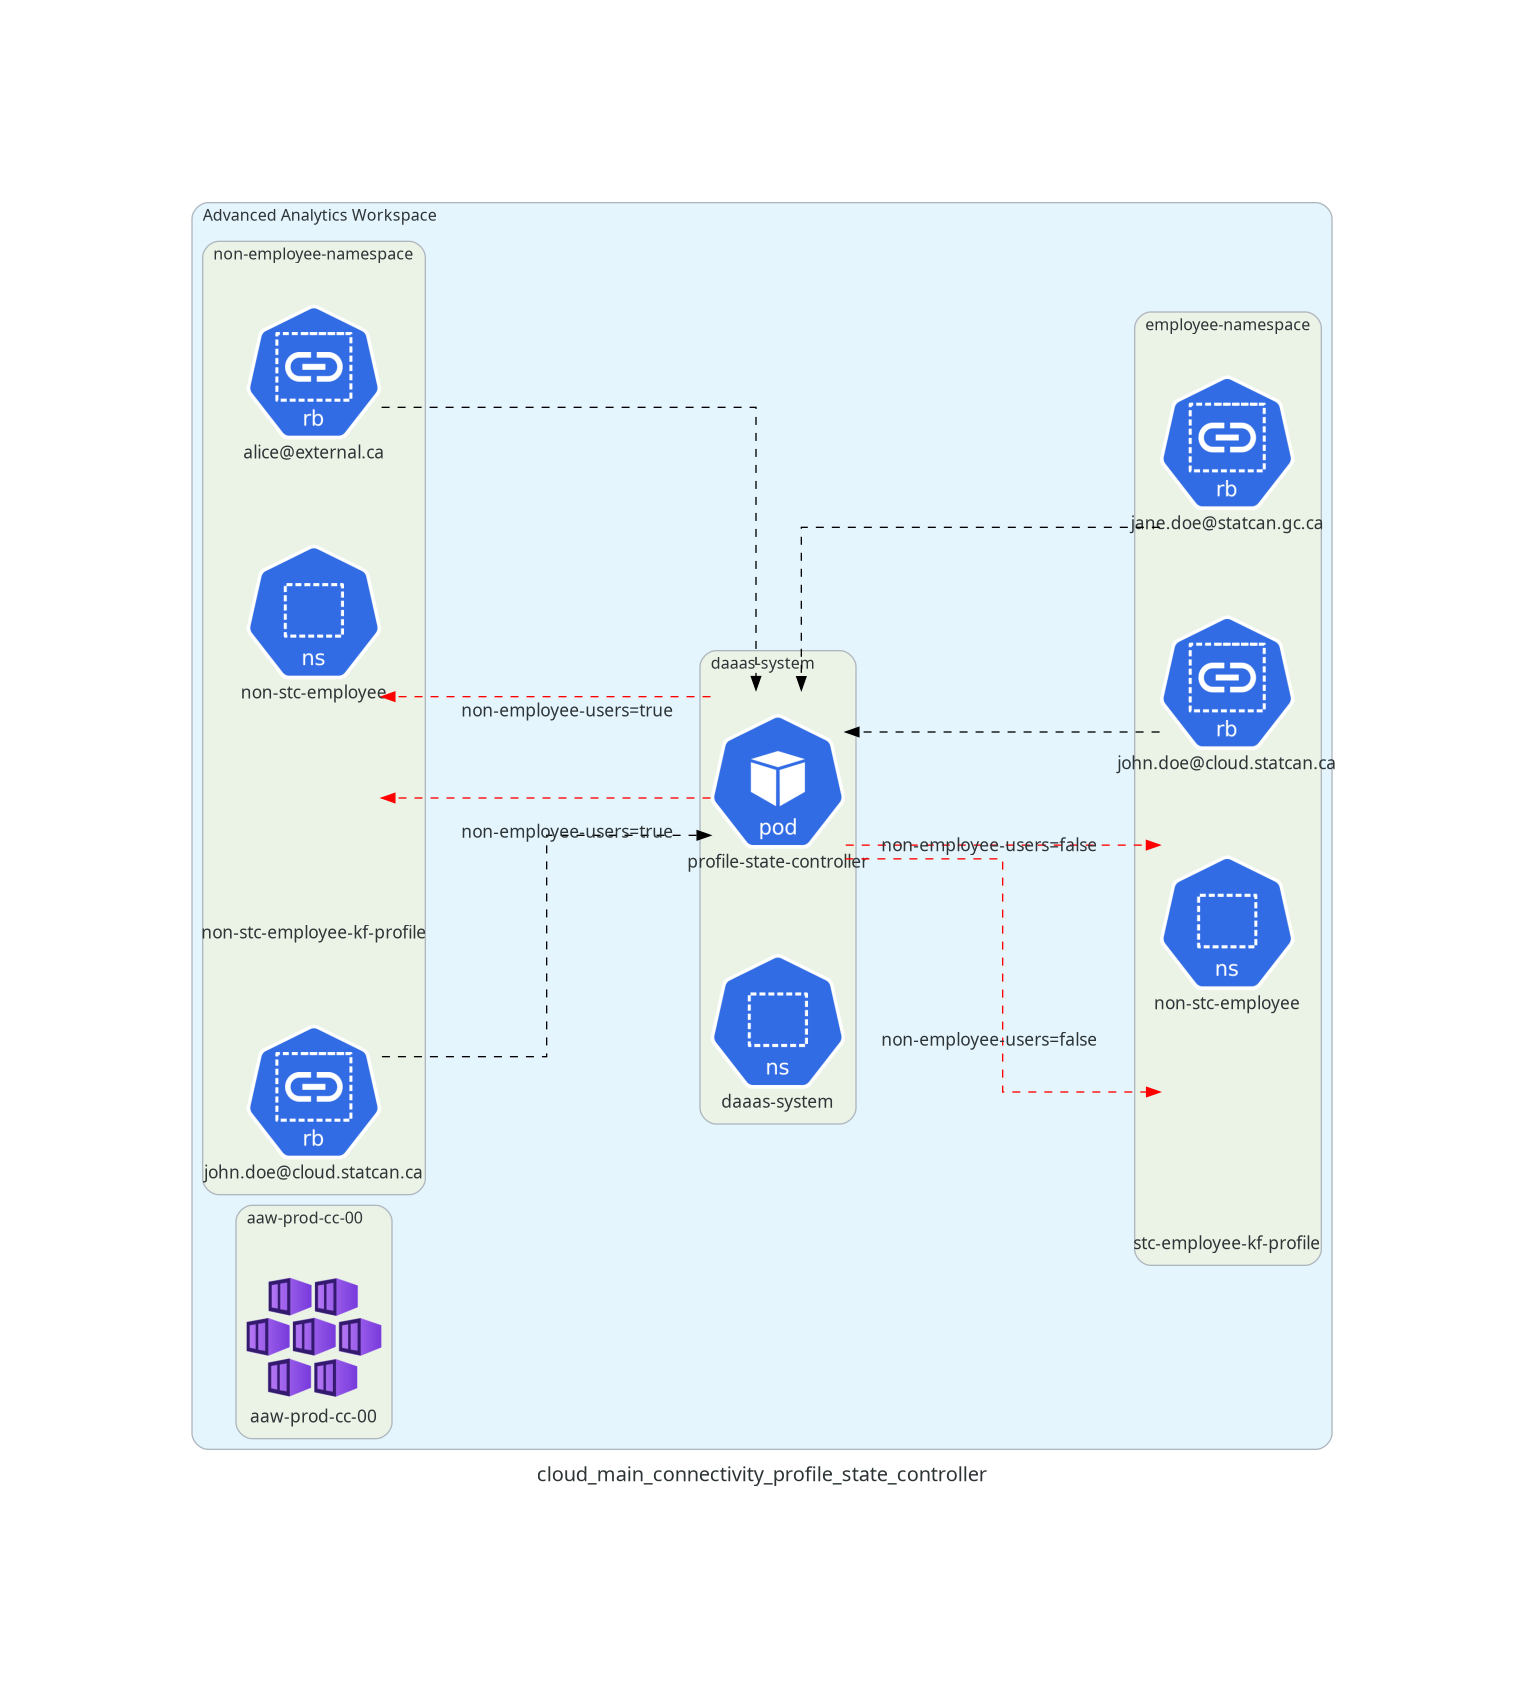

Write Python code to recreate this figure.
import os
import profile

from diagrams import Cluster, Diagram, Edge
from diagrams.azure.compute import AKS
from diagrams.custom import Custom
from diagrams.k8s.compute import Deployment, Pod, StatefulSet
from diagrams.k8s.network import NetworkPolicy, Service
from diagrams.k8s.group import NS
from diagrams.k8s.rbac import RoleBinding


def myself() -> str:
    f = os.path.basename(__file__)
    no_ext = ".".join(f.split(".")[:-1])
    return no_ext


with Diagram(myself(), show=False):
    with Cluster("Advanced Analytics Workspace"):
        with Cluster("aaw-prod-cc-00"):
            aaw_prod_cc_00 = AKS("aaw-prod-cc-00")
        with Cluster("non-employee-namespace"):
            non_stc_employee_kf_profile = Custom("non-stc-employee-kf-profile", icon_path="icons/kubeflow.png")
            non_stc_employee_ns = NS("non-stc-employee")
            john_doe_rb_1 = RoleBinding("john.doe@cloud.statcan.ca")
            alice_rb = RoleBinding("alice@external.ca")
        with Cluster("employee-namespace"):
            stc_employee_kf_profile = Custom("stc-employee-kf-profile", icon_path="icons/kubeflow.png")
            stc_employee_ns = NS("non-stc-employee")
            jane_doe_rb = RoleBinding("jane.doe@statcan.gc.ca")
            john_doe_rb_2 = RoleBinding("john.doe@cloud.statcan.ca")
        with Cluster("daaas-system"):
            profile_state_controller = Pod("profile-state-controller")
            daaas_system_ns = NS("daaas-system")

        # Profile State Controller watches rolebindings associated with each
        # Kubeflow profile to detect whether emails from a non-statcan domain
        # are present.
        john_doe_rb_1 >> Edge(style="dashed", color="black") >> profile_state_controller
        john_doe_rb_2 >> Edge(style="dashed", color="black") >> profile_state_controller
        alice_rb >> Edge(style="dashed", color="black") >> profile_state_controller
        jane_doe_rb >> Edge(style="dashed", color="black") >> profile_state_controller

        # Non-employee Kubeflow profiles and namespaces get the label
        # `state.aaw.statcan.gc.ca/non-employee-users=true`
        profile_state_controller >> Edge(style="dashed", color="red", label="non-employee-users=true") >> non_stc_employee_kf_profile
        profile_state_controller >> Edge(style="dashed", color="red", label="non-employee-users=true") >> non_stc_employee_ns

        # Employee Kubeflow profiles and namespaces get the label
        # `state.aaw.statcan.gc.ca/non-employee-users=false`
        profile_state_controller >> Edge(style="dashed", color="red", label="non-employee-users=false") >> stc_employee_kf_profile
        profile_state_controller >> Edge(style="dashed", color="red", label="non-employee-users=false") >> stc_employee_ns
